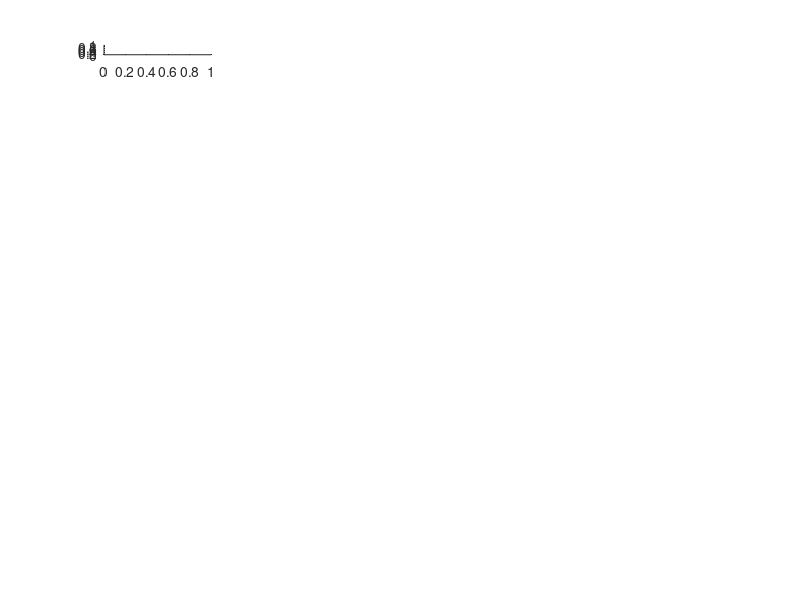

Recreate this plot in MATLAB. (Note: this script raises an error after producing the figure.)
%% Autocalibration for all datasets


cd('Autocalibrated-spike-inference/GT_autocalibration')


% list of folders
GT_folders = {'DS09-GCaMP6f-m-V1', 'DS10-GCaMP6f-m-V1-neuropil-corrected',...
'DS11-GCaMP6f-m-V1-neuropil-corrected', 'DS13-GCaMP6s-m-V1-neuropil-corrected',...
'DS14-GCaMP6s-m-V1', 'DS29-GCaMP7f-m-V1',...
'DS30-GCaMP8f-m-V1', 'DS31-GCaMP8m-m-V1', 'DS32-GCaMP8s-m-V1',...
'DS06-GCaMP6f-zf-aDp','DS07-GCaMP6f-zf-dD', 'DS08-GCaMP6f-zf-OB'};


% simplify names
datasets = {'GC6f','GC6f_c','GC6f_c','GC6s_c','GC6s','GC7f','GC8f','GC8m','GC8s','GC6f_zf','GC6f_zf','GC6f_zf'};


% Parameters (arbitrary)
threshold = 0.05;
smoothing_value = 5;
duration_threshold = 3;
offset_time = 3;


% initialize result arrays for all datasets
median_amplitude_changes = cell(1, numel(datasets));
amplitude_changes = cell(1, numel(datasets));
amplitudes = cell(1, numel(datasets));
baselines = cell(1, numel(datasets));
delta_f_f0 = cell(1, numel(datasets));


% create a large figure to hold all subplots
figure;
total_plots = length(datasets) * 4;  % 4 subplots per dataset
plot_idx = 1;


% loop through all datasets
for folder_index = 1:length(GT_folders)
    folder_name = GT_folders{folder_index};
    dataset_name = datasets{folder_index};
    
    % change to the dataset directory
    cd(GT_folders{folder_index});
    
    % find all GT neurons
    neuron_files = dir('CAttached*.mat');
    num_neurons = length(neuron_files);
    
    % initialize arrays for the current dataset
    dataset_amplitude_changes = [];
    dataset_amplitudes = [];
    dataset_baselines = [];
    dataset_delta_f_f0 = [];
    dataset_median_amplitude_changes = [];
    
    % loop through all neurons in the current dataset
    for neuron_index = 1:num_neurons

        % load the data
        load(neuron_files(neuron_index).name);
        
        % loop through all recordings in the current neuron
        for recording_idx = 1:length(CAttached)
            cell_data = CAttached{recording_idx};
            
            % load calcium trace
            measured_trace = cell_data.fluo_mean;
            
            % calculate baseline
            baseline = nanmedian(measured_trace);

            % detect transients
            transients = diff(smooth(measured_trace, smoothing_value)) > threshold;
            
            % detect connected transients
            transient_labels = bwlabel(transients);
            detected_components = regionprops(transient_labels);
            
            % allocate matrix for isolated events
            detected_events = zeros(size(measured_trace));
            
            % process event candidates
            for i = 1:numel(detected_components)
                if detected_components(i).Area < duration_threshold
                    centroid = round(detected_components(i).Centroid);
                    detected_events(centroid) = 1;
                end
            end
            
            % find times of detected small events
            all_event_times = find(detected_events);
            
            % allocate matrices for results
            amplitude_changes_temp = zeros(size(all_event_times));
            amplitudes_temp = zeros(size(all_event_times));
            delta_f_f0_temp = zeros(size(all_event_times));
            
            % calculate amplitude changes and exact amplitudes
            for k = 1:numel(all_event_times)
                if all_event_times(k) > offset_time && all_event_times(k) + offset_time <= length(measured_trace)
                    amplitude_changes_temp(k) = measured_trace(all_event_times(k) + offset_time) - measured_trace(all_event_times(k) - offset_time);
                    amplitudes_temp(k) = measured_trace(all_event_times(k));
                    delta_f_f0_temp(k) = (amplitudes_temp(k) - baseline) / baseline;
                end
            end

            % store results for this recording
            dataset_median_amplitude_changes = [dataset_median_amplitude_changes; median(amplitude_changes_temp)];
            dataset_amplitude_changes = [dataset_amplitude_changes; amplitude_changes_temp(:)];
            dataset_amplitudes = [dataset_amplitudes; amplitudes_temp(:)];
            dataset_baselines = [dataset_baselines; baseline];
            dataset_delta_f_f0 = [dataset_delta_f_f0; delta_f_f0_temp(:)];
        end
    end
    
    % store results for the current dataset
    median_amplitude_changes{folder_index} = dataset_median_amplitude_changes;
    amplitude_changes{folder_index} = dataset_amplitude_changes;
    amplitudes{folder_index} = dataset_amplitudes;
    baselines{folder_index} = dataset_baselines;
    delta_f_f0{folder_index} = dataset_delta_f_f0;
    
    % plot histograms for the current dataset
    subplot(ceil(total_plots / 4), 4, plot_idx);
    histogram(dataset_amplitude_changes, 20);
    title(dataset_name);
    xlabel('Amplitude Change');
    plot_idx = plot_idx + 1;
    
    subplot(ceil(total_plots / 4), 4, plot_idx);
    histogram(dataset_amplitudes, 20);
    title(dataset_name);
    xlabel('Fluorescence');
    plot_idx = plot_idx + 1;
    
    subplot(ceil(total_plots / 4), 4, plot_idx);
    histogram(dataset_delta_f_f0, 20);
    title(dataset_name);
    xlabel('ΔF/F0');
    plot_idx = plot_idx + 1;
    
    subplot(ceil(total_plots / 4), 4, plot_idx);
    histogram(dataset_baselines, 20);
    title(dataset_name);
    xlabel('Baseline Fluorescence');
    plot_idx = plot_idx + 1;


    cd ..
end

%% Amplitudes Visualization

% colors for each dataset
colors = {'k','k','k','c','c','m','r','b','g','k','k','k'};


% Line graph
figure;
hold on;
for i = 1:numel(amplitudes)
    amplitudes_to_plot = sort(amplitudes{i}(amplitudes{i} <= 5 & amplitudes{i} > 0)); 
    plot(1:numel(amplitudes_to_plot), amplitudes_to_plot, 'DisplayName', datasets{i}, 'Color', colors{i});
end
hold off;
title('Neuron Amplitudes Across Datasets');
xlabel('Neuron Index');
ylabel('Amplitude (dF/F)');
legend('show', 'Location', 'eastoutside');


% Histogram
figure;
hold on;
for i = 1:numel(amplitudes)
    histogram(amplitudes{i}(amplitudes{i} <= 5 & amplitudes{i} > 0), 'DisplayName', datasets{i}, 'BinWidth', 0.05,...
        'Normalization', 'probability', 'FaceColor', colors{i}, 'FaceAlpha', 0.5);
end
hold off;
title('Distribution of Neuron Amplitudes');
xlabel('Amplitude (dF/F)');
ylabel('Probability');
legend('show', 'Location', 'eastoutside');


% Box plot
figure;
hold on;
for i = 1:numel(amplitudes)
    amplitudes_to_plot = amplitudes{i}(amplitudes{i} <= 5 & amplitudes{i} > 0);
    boxplot(amplitudes_to_plot, 'positions', i, 'colors', colors{i}); 
end
hold off;
set(gca, 'xtick', 1:numel(datasets), 'xticklabel', datasets);
xtickangle(45);

%% Find optimal amplitudes for each calcium indicator


% dataset names
datasets = {'GC6f','GC6f_c','GC6f_c','GC6s_c','GC6s','GC7f','GC8f','GC8m','GC8s','GC6f_zf','GC6f_zf','GC6f_zf'};

% initialize arrays to store relevant metrics
mean_amplitudes = zeros(1, numel(GT_folders));
median_amplitudes = zeros(1, numel(GT_folders));
snr = zeros(1, numel(GT_folders));

% calculate metrics for each dataset
for folder_index = 1:numel(GT_folders)

    mean_amplitudes(folder_index) = mean(amplitudes{folder_index});
    median_amplitudes(folder_index) = median(amplitudes{folder_index});
    snr(folder_index) = mean(amplitudes{folder_index}) / std(baselines{folder_index});

end


% create a table with the results
results_table = table(datasets', mean_amplitudes', median_amplitudes', snr', ...
    'VariableNames', {'Dataset', 'MeanAmplitude', 'MedianAmplitude', 'SNR'});

